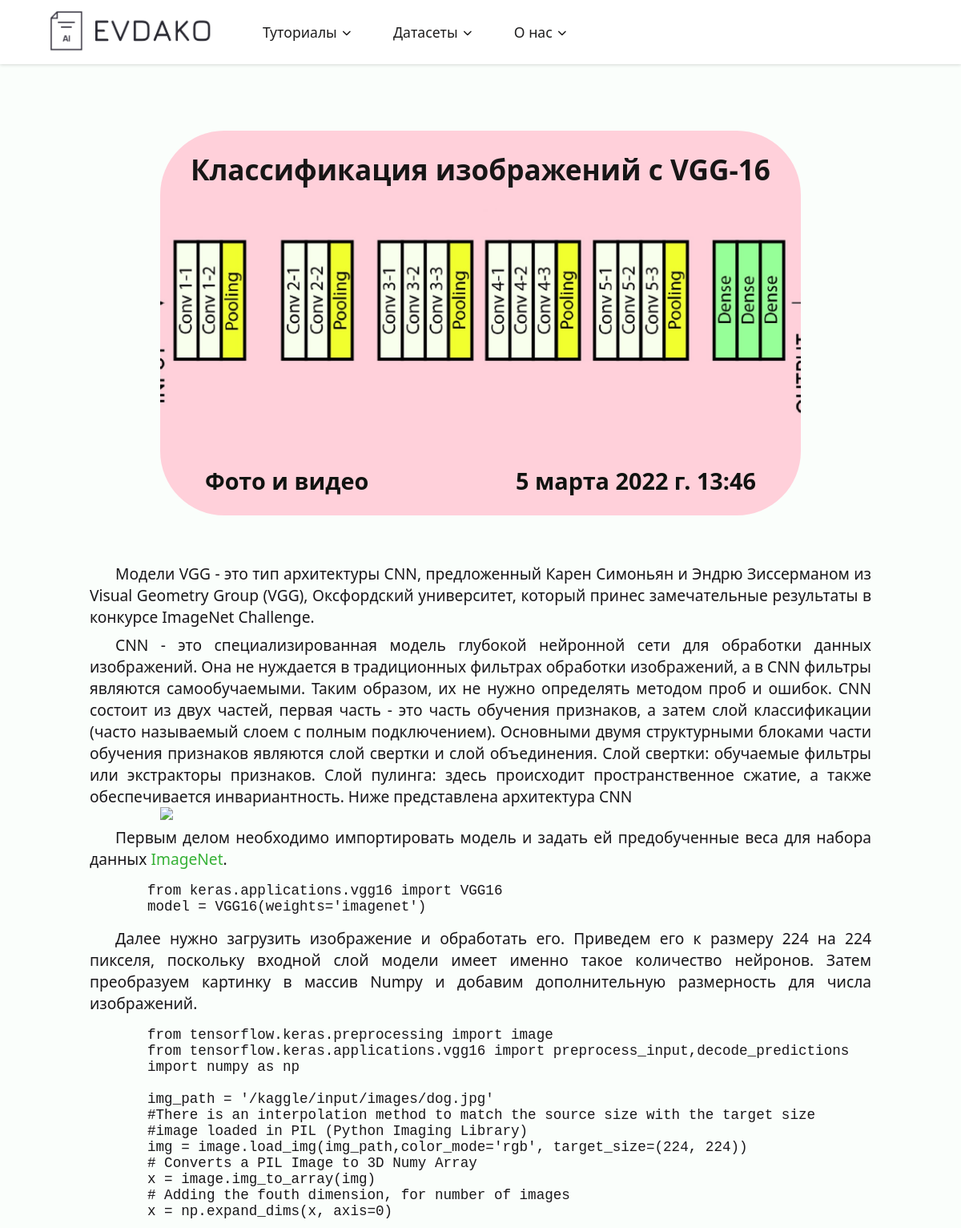
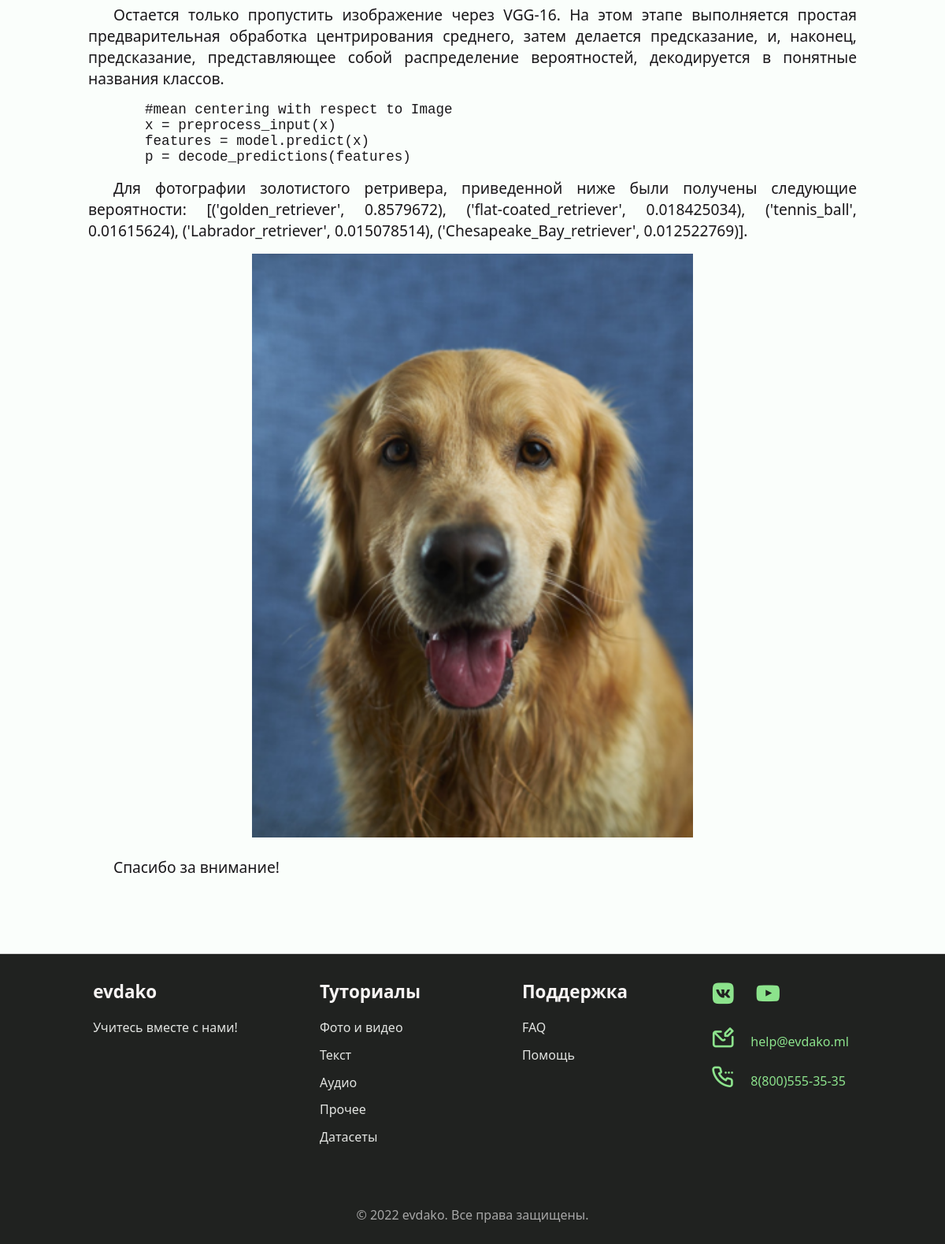
The page /articles/5/ on the database its author committed (2 pictures, top to bottom).
### tutorml/models.py (models this page shows, shortened)
class Article(models.Model):
    title = models.CharField("Название", max_length=50)
    description = models.TextField("Описание")
    category = models.CharField("Категория", max_length=20)
    pub_date = models.DateTimeField('Дата публикации')
    img_path = models.CharField("Путь к изображению", default="tutorml/img/blank.png", max_length=100)
    views = models.IntegerField("Просмотры", default=0)
    user = models.ForeignKey(User, on_delete=models.CASCADE)
    class Meta:
        verbose_name = "Статья"
        verbose_name_plural = "Статьи"

### tutorml/views.py (the view)
# urls.py: path("articles/<int:article_id>/", views.get_article, name="article"),
def get_article(request, article_id):
    article = get_object_or_404(Article.objects.filter(pub_date__lte=timezone.now()), pk=article_id)
    article.views += 1
    article.save()
    return render(request, f"tutorml/article{article.id}.html", {"article": article})

### tutorml/templates/tutorml/article5.html (shortened to what this page needs)
{% extends 'tutorml/article.html' %}
{% load static %}
{% block links %}
<link rel="stylesheet" href="{% static 'tutorml/css/forms.css' %}">
<link rel="stylesheet" href="{% static 'tutorml/css/atropos.min.css' %}">
<link rel="stylesheet" href="{% static 'tutorml/css/parallax.css' %}">
{% endblock %}
{% block content %}
<section class="section full_article">
    <div class="article parallax_article">
        <div class="atropos parallax">
            <div class="atropos-scale">
              <div class="atropos-rotate">
                <div class="atropos-inner">
                    <img data-atropos-offset="-5" src="{% static article.img_path %}">
                    <h1 class="text-over" data-atropos-offset="3">{{ article.title }}</h1>
                    <div class="article_info text-over-2" data-atropos-offset="3">
                        <span>{{ article.category }}</span>
                        <span>{{ article.pub_date }}</span>
                    </div>
                </div>
              </div>
            </div>
        </div>
    </div>
    <div class="article_text">
        <p>Модели VGG - это тип архитектуры CNN, предложенный Карен Симоньян и Эндрю Зиссерманом из
            Visual Geometry Group (VGG), Оксфордский университет, который принес замечательные
            результаты в конкурсе ImageNet Challenge.</p>
        <p>CNN - это специализированная модель глубокой нейронной сети для обработки данных изображений.
            Она не нуждается в традиционных фильтрах обработки изображений, а в CNN фильтры являются
            самообучаемыми. Таким образом, их не нужно определять методом проб и ошибок. CNN состоит из
            двух частей, первая часть - это часть обучения признаков, а затем слой классификации
            (часто называемый слоем с полным подключением). Основными двумя структурными блоками части
            обучения признаков являются слой свертки и слой объединения. Слой свертки: обучаемые фильтры или экстракторы признаков.
            Слой пулинга: здесь происходит пространственное сжатие, а также обеспечивается инвариантность.
            Ниже представлена архитектура CNN</p>
        <div style="width:100%;display:flex;justify-content:center;"><img class="img_1_matrix"
            src="https://miro.medium.com/max/1400/1*EsmiX29OAbYcvj4sibp3Jw.png"></img></div>
        <p>Первым делом необходимо импортировать модель и задать ей предобученные веса для набора
            данных <a href="https://image-net.org/">ImageNet</a>.
        </p>
        <pre class="prettyprint lang-py linenums">from keras.applications.vgg16 import VGG16
model = VGG16(weights='imagenet')
</pre>
        <p>Далее нужно загрузить изображение и обработать его. Приведем его к размеру 224 на 224 пикселя,
            поскольку входной слой модели имеет именно такое количество нейронов. Затем преобразуем
            картинку в массив Numpy и добавим дополнительную размерность для числа изображений.
        </p>
        <pre class="prettyprint lang-py linenums">from tensorflow.keras.preprocessing import image
from tensorflow.keras.applications.vgg16 import preprocess_input,decode_predictions
import numpy as np
img_path = '/kaggle/input/images/dog.jpg'
#There is an interpolation method to match the source size with the target size
#image loaded in PIL (Python Imaging Library)
img = image.load_img(img_path,color_mode='rgb', target_size=(224, 224))
# Converts a PIL Image to 3D Numy Array
x = image.img_to_array(img)
# Adding the fouth dimension, for number of images
x = np.expand_dims(x, axis=0)
</pre>
        <p>Остается только пропустить изображение через VGG-16. На этом этапе выполняется простая
            предварительная обработка центрирования среднего, затем делается предсказание, и, наконец,
            предсказание, представляющее собой распределение вероятностей, декодируется в понятные названия классов.
        </p>
        <pre class="prettyprint lang-py linenums">#mean centering with respect to Image
x = preprocess_input(x)
features = model.predict(x)
p = decode_predictions(features)
</pre>
        <p>Для фотографии золотистого ретривера, приведенной ниже были получены следующие вероятности:
            [('golden_retriever', 0.8579672),
            ('flat-coated_retriever', 0.018425034),
            ('tennis_ball', 0.01615624),
            ('Labrador_retriever', 0.015078514),
            ('Chesapeake_Bay_retriever', 0.012522769)].
        </p>
        <div style="width:100%;display:flex;justify-content:center;;padding:1rem;"><img class="img_2_dog"
                src="{% static 'tutorml/img/article5dog.png' %}"></img></div>
        <p>Спасибо за внимание!</p>
    </div>
</section>
{% endblock %}

### tutorml/static/tutorml/css/forms.css (style rules this page uses)
* { margin: 0; padding: 0; box-sizing: border-box; }

### tutorml/static/tutorml/css/parallax.css (style rules this page uses)
.parallax { width: 50rem; height: 30rem; margin: 3.2rem auto; border-radius: 2rem; font-weight: 600; position: relative; }
.atropos-inner img { position: absolute; top: -5%; left: -5%; object-fit: cover; width: 110%; height: 110%; max-width: none; }
.atropos-inner { position: relative; width: 100%; height: 100%; border-radius: 5rem; overflow: hidden; }
.text-over { position: absolute; top: 0%; opacity: 1; text-align: center; left: 0; width: 100%; font-size: 2.2rem; color: hsl(0, 2%, 9%); line-height: 4rem; padding: 1rem; }
.text-over-2 { position: absolute; width: 90% !important; text-align: center; opacity: 1; bottom: 5%; left: 5%; font-size: 1.8rem; color: hsl(120, 9%, 7%); padding: 1rem; }

### tutorml/static/tutorml/css/style.css (style rules this page uses)
:root { --font-family: "Segoe UI", Roboto, "Helvetica Neue", Arial, sans-serif; }
* { box-sizing: border-box; padding: 0; margin: 0; }
body { margin: 5rem 0 0 0; font-family: var(--font-family); font-weight: 500; line-height: normal; background-color: rgb(250, 254, 251); color: #19171a; overflow: overlay; }
a { text-decoration: none; }
img { max-width: 100%; height: auto; vertical-align: initial; }
.section { padding: 2rem 1rem 4rem; margin-left: 8vw; margin-right: 8vw; }
.dataset, .article { position: relative; width: 100%; border-radius: 1rem; box-shadow: 0 0 .25rem rgba(0, 0, 0, .2); overflow: hidden; font-size: 1.2rem; }
.article_text { text-align: justify; font-weight: 400; }
.article_text p { margin-top: .5rem; text-indent: 2rem; }
.article_info { width: 100%; display: flex; justify-content: space-between; }

### tutorml/static/tutorml/css/articles.css (style rules this page uses)
.full_article { display: flex; margin-top: 2rem; flex-direction: column; align-items: center; justify-content: center; font-size: 1.2rem; }
.full_article .article { border-radius: 0 !important; box-shadow: none !important; width: 58rem; }
.full_article .article_text { width: 100%; padding-bottom: 2rem; }
.full_article .article_info { padding: 0 1rem; }
.full_article a { color: hsl(120, 54%, 45%); }
pre { margin: 1rem auto; padding-left: 3rem !important; width: 58rem; overflow-x: scroll; font-size: 1.1rem; }
.img_1_matrix { width: 50rem; }
.img_2_dog { width: 35rem; }

### rows shown on the page
Article: img_path (picture), title "Классификация изображений с VGG-16", category "Фото и видео", pub_date "5 марта 2022 г. 13:46"
